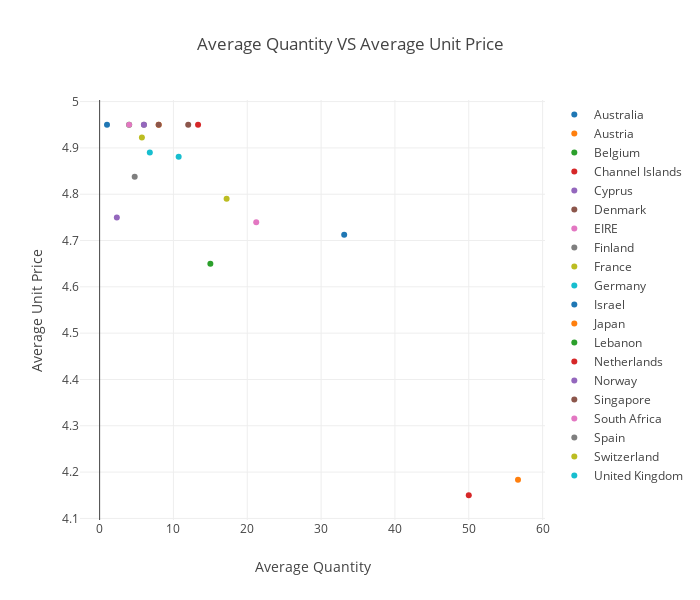

Notebook source saved alongside this figure:
### Code cell
# Method 2

#without reset_index
pb_country_qty_up = party_bunting.groupby('Country').mean()[['Quantity', 'UnitPrice']]

# Traces
traces = [go.Scatter(x=[pb_country_qty_up['Quantity'][country]], 
                     y=[pb_country_qty_up['UnitPrice'][country]], 
                     mode='markers',
                     name=country)
          for country in pb_country_qty_up.index];

# Layout 
layout = go.Layout(width=700, height=600,
                   xaxis=go.layout.XAxis(title=go.layout.xaxis.Title(text='Average Quantity')),
                   yaxis=go.layout.YAxis(title=go.layout.yaxis.Title(text='Average Unit Price')),
                   title=go.layout.Title(text='Average Quantity VS Average Unit Price'));
# Plot
py.iplot(go.Figure(data=traces, layout=layout));

### Figure 1 — Plotly figure (JSON) as saved in the notebook; plotly's stock layout.template omitted (floating-point values rounded to 4 significant figures)
{"data": [{"mode": "markers", "name": "Australia", "type": "scatter", "uid": "74b4a5b7-9fbe-472f-bc44-313924c23355", "x": [33.12], "y": [4.713]}, {"mode": "markers", "name": "Austria", "type": "scatter", "uid": "d04d2352-13c4-49a5-9eb2-ef61b0fed4a3", "x": [8], "y": [4.95]}, {"mode": "markers", "name": "Belgium", "type": "scatter", "uid": "35072ef0-9165-4852-8245-95580e845c8a", "x": [4], "y": [4.95]}, {"mode": "markers", "name": "Channel Islands", "type": "scatter", "uid": "9e159399-38be-414b-80ba-84db6f223c2c", "x": [13.33], "y": [4.95]}, {"mode": "markers", "name": "Cyprus", "type": "scatter", "uid": "4d98949b-f7e8-4dad-a5ab-d94ec162b79a", "x": [2.333], "y": [4.75]}, {"mode": "markers", "name": "Denmark", "type": "scatter", "uid": "9a9dbd66-9ca6-4f20-9b40-8988bf1810a3", "x": [12], "y": [4.95]}, {"mode": "markers", "name": "EIRE", "type": "scatter", "uid": "d63fb467-8dfb-4f39-b9cf-bb5d5ecc71cd", "x": [21.21], "y": [4.739]}, {"mode": "markers", "name": "Finland", "type": "scatter", "uid": "f0332bad-8014-4d7b-b61e-64a954bba485", "x": [6], "y": [4.95]}, {"mode": "markers", "name": "France", "type": "scatter", "uid": "07f9df00-ca8a-4c4b-945e-dc3496454ce5", "x": [5.727], "y": [4.923]}, {"mode": "markers", "name": "Germany", "type": "scatter", "uid": "ea130fae-b127-43bf-909d-93c54b7bbbd9", "x": [6.8], "y": [4.89]}, {"mode": "markers", "name": "Israel", "type": "scatter", "uid": "2328693a-2d96-4451-bf75-c2952c14330e", "x": [1], "y": [4.95]}, {"mode": "markers", "name": "Japan", "type": "scatter", "uid": "e6765f73-e5d8-47d3-9c91-e9d31f439a8b", "x": [56.67], "y": [4.183]}, {"mode": "markers", "name": "Lebanon", "type": "scatter", "uid": "2aaa84f0-5bae-430f-8c11-60b4ea6efbea", "x": [15], "y": [4.65]}, {"mode": "markers", "name": "Netherlands", "type": "scatter", "uid": "b8978c55-5d72-4786-ae72-3bbc99e041fe", "x": [50], "y": [4.15]}, {"mode": "markers", "name": "Norway", "type": "scatter", "uid": "000112d1-c1d3-4576-a7c7-c5e3cefdd928", "x": [6], "y": [4.95]}, {"mode": "markers", "name": "Singapore", "type": "scatter", "uid": "0cc1a679-f6d6-4a92-af7c-28b4c19ad7de", "x": [8], "y": [4.95]}, {"mode": "markers", "name": "South Africa", "type": "scatter", "uid": "7a7ec1fc-3e8c-4585-9d1c-ec6cf71b37bb", "x": [4], "y": [4.95]}, {"mode": "markers", "name": "Spain", "type": "scatter", "uid": "3e6c7a18-a7fa-4611-ad36-f2d0fb952646", "x": [4.75], "y": [4.838]}, {"mode": "markers", "name": "Switzerland", "type": "scatter", "uid": "79d1ce0e-e3d5-4319-9dbc-6049e166de10", "x": [17.2], "y": [4.79]}, {"mode": "markers", "name": "United Kingdom", "type": "scatter", "uid": "66684fe2-69b5-4ab5-8f67-db7356ac545e", "x": [10.71], "y": [4.881]}], "layout": {"height": 600, "title": {"text": "Average Quantity VS Average Unit Price"}, "width": 700, "xaxis": {"title": {"text": "Average Quantity"}}, "yaxis": {"title": {"text": "Average Unit Price"}}}}
